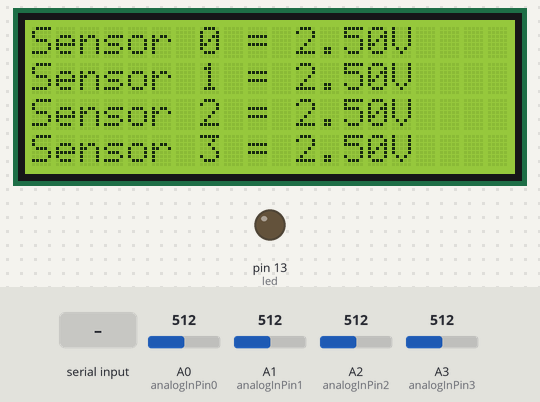
Bench run of a sketch on a simulated Arduino Uno, built with avr-gcc and run on an emulated ATmega328P. Parts: 20×4 character LCD, output pins drawn as LEDs (lit = HIGH). Inputs (shaded band) come from the test bench; at power-on: A0 (analogInPin0) = 512, A1 (analogInPin1) = 512, A2 (analogInPin2) = 512, A3 (analogInPin3) = 512. What the sketch prints to the serial monitor is not drawn.

Above: at 1.2 s.
1.3 s: "1" received over Serial
At 3.2 s:
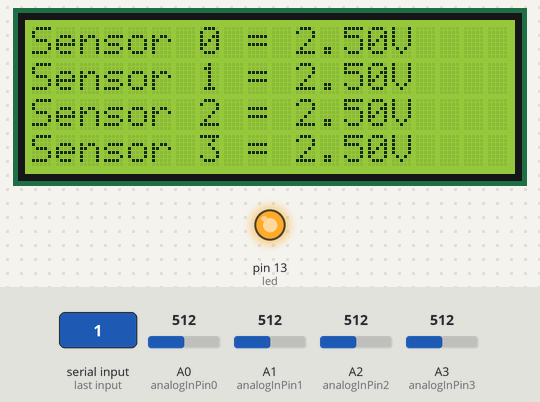
3.6 s: A0 (analogInPin0) set to 716
5.6 s: A1 (analogInPin1) set to 716
At 7.3 s:
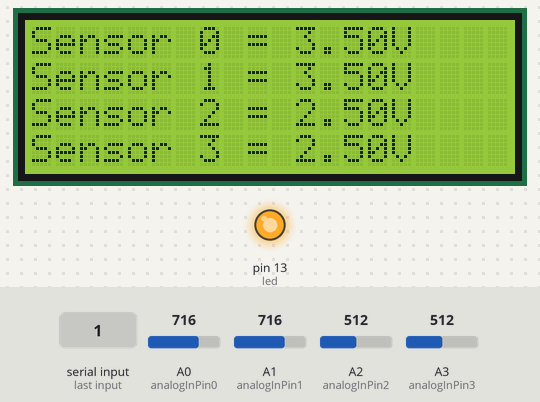
7.6 s: A2 (analogInPin2) set to 716
9.6 s: A3 (analogInPin3) set to 716
At 11.2 s:
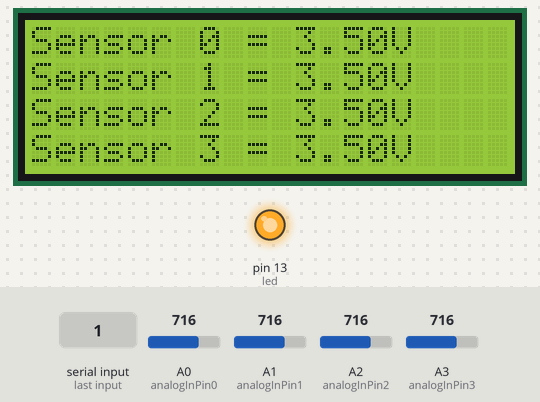
11.6 s: A0 (analogInPin0) set to 992
At 13.6 s:
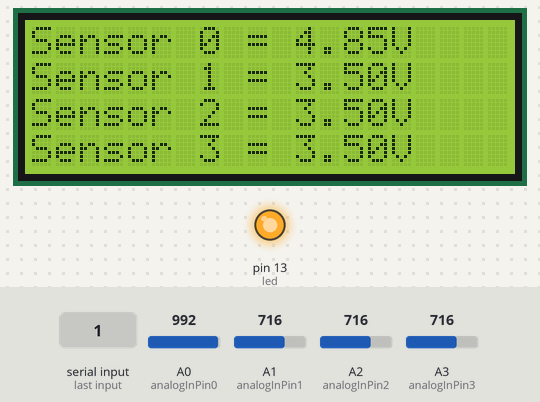
Timing chart, 0 to 14.7 s (numbered marks = the images above; inputs shaded):
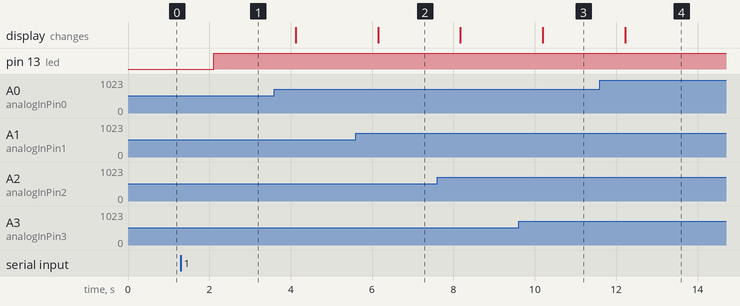

The sketch:

Arduino_Sensors.ino
```cpp
#include <LiquidCrystal.h>

int led = 13;
LiquidCrystal lcd(12, 11, 5, 4, 3, 2);
// Pins used for inputs and outputs********************************************************
const int analogInPin0 = A0;// Analog input pins
const int analogInPin1 = A1;
const int analogInPin2 = A2;
const int analogInPin3 = A3;

//Arrays for the 4 inputs**********************************************
float sensorValue[4] = {0,0,0,0};
float voltageValue[4] = {0,0,0,0};

//Char used for reading in Serial characters
char inbyte = 0;
//*******************************************************************************************

void setup() {
  // initialise serial communications at 9600 bps:
  Serial.begin(9600);
  lcd.begin(20, 4); //change to 16, 2 for smaller 16x2 screens
  pinMode(led, OUTPUT);
  digitalWrite(led, LOW);
}

void loop() {
  readSensors();
  getVoltageValue();
  printLCD();
  sendAndroidValues();
  //when serial values have been received this will be true
  if (Serial.available() > 0)
  {
    inbyte = Serial.read();
    if (inbyte == '0')
    {
      //LED off
      digitalWrite(led, LOW);
    }
    if (inbyte == '1')
    {
      //LED on
      digitalWrite(led, HIGH);
    }
  }
  //delay by 2s. Meaning we will be sent values every 2s approx
  //also means that it can take up to 2 seconds to change LED state
  delay(2000);
}

void readSensors()
{
  // read the analog in value to the sensor array
  sensorValue[0] = analogRead(analogInPin0);
  sensorValue[1] = analogRead(analogInPin1);
  sensorValue[2] = analogRead(analogInPin2);
  sensorValue[3] = analogRead(analogInPin3);
}
//sends the values from the sensor over serial to BT module
void sendAndroidValues()
 {
  //puts # before the values so our app knows what to do with the data
  Serial.print('#');
  //for loop cycles through 4 sensors and sends values via serial
  for(int k=0; k<4; k++)
  {
    Serial.print(voltageValue[k]);
    Serial.print('+');
    //technically not needed but I prefer to break up data values
    //so they are easier to see when debugging
  }
 Serial.print('~'); //used as an end of transmission character - used in app for string length
 Serial.println();
 delay(10);        //added a delay to eliminate missed transmissions
}

void printLCD()
{
  for (int i = 0; i<4; i++) //change 4 to 2 if using small screen
  {
    lcd.setCursor(0, i);
    lcd.write("Sensor");
    lcd.setCursor(7, i);
    lcd.print(i);
    lcd.setCursor(8, i);
    lcd.print(" = ");
    lcd.setCursor(11, i);
    lcd.print(voltageValue[i]);
    lcd.setCursor(15, i);
    lcd.print("V");
  }

}
void getVoltageValue()
{
  for (int x = 0; x < 4; x++)
  {
    voltageValue[x] = ((sensorValue[x]/1023)*5);
  }
}
```

Measured:
- after the input at 1.3 s, pin 13 (led): LOW → HIGH after 0.81 s
- after the input at 5.6 s, the display: changes after 0.55 s (image 2)
- after the input at 9.6 s, the display: changes after 0.60 s (image 3)
- after the input at 11.6 s, the display: changes after 0.62 s (image 4)
